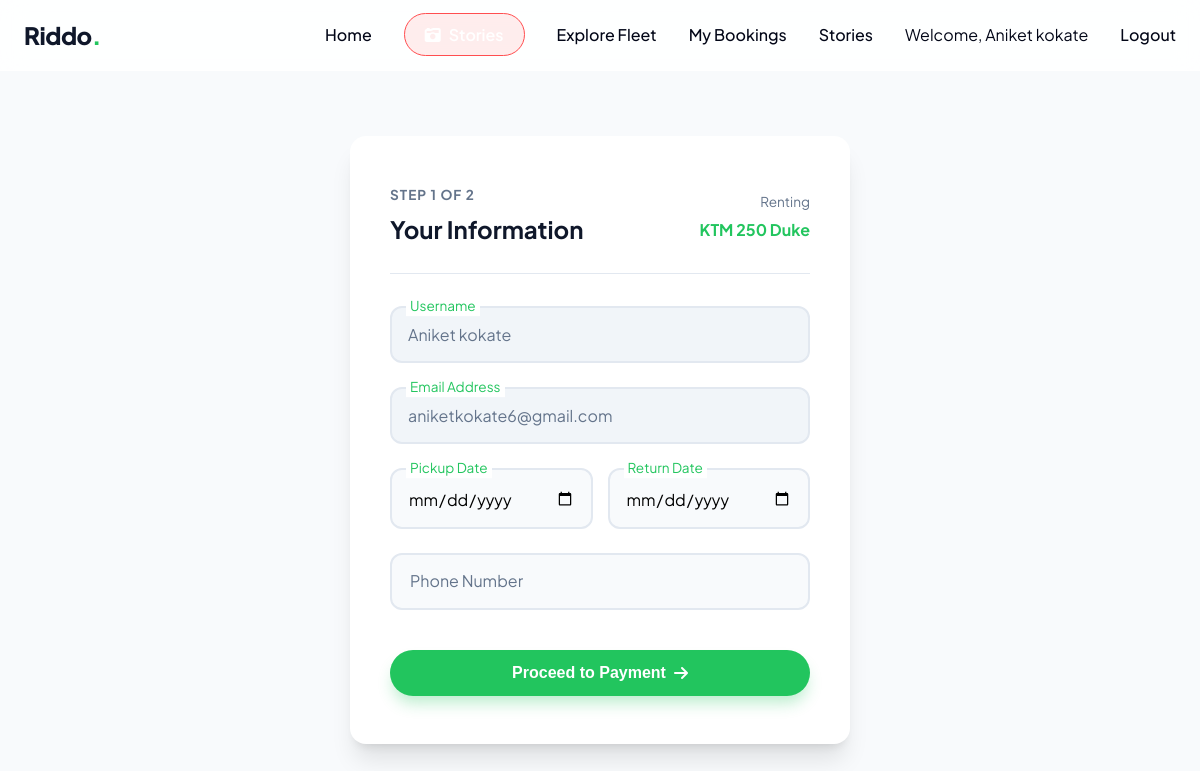
Screenshot of /rental/rent/2/userinfo (signed in) with the database file from the repository.
### models.py (models this page shows)
class User(db.Model, UserMixin):
    id = db.Column(db.Integer, primary_key=True)
    username = db.Column(db.String(50), unique=True, nullable=False)
    email = db.Column(db.String(120), unique=True, nullable=False) # ✅ NEW EMAIL FIELD
    password = db.Column(db.String(100), nullable=False)
    is_admin = db.Column(db.Boolean, default=False)

class Bike(db.Model):
    id = db.Column(db.Integer, primary_key=True)
    model_name = db.Column(db.String(100), nullable=False)
    price_per_day = db.Column(db.Float, nullable=False)
    image_file = db.Column(db.String(120), nullable=True)
    is_available = db.Column(db.Boolean, default=True)

### rental_bp.py (the view, shortened to what this page needs)
@rental_bp.route("/rent/<int:bike_id>/userinfo", methods=["GET", "POST"])
@login_required
def user_info(bike_id):
    bike = Bike.query.get_or_404(bike_id)
    user = current_user
    return render_template("user_info.html", bike=bike, user=user)

### app.py (called while the page is built)
@login_manager.user_loader
def load_user(user_id):
    return User.query.get(int(user_id))

### rental_bp.py (called while the page is built, shortened)
@rental_bp.app_context_processor
def inject_offer():
    offer = "New Users get 20% off!"
    return {"offer": offer}

### templates/user_info.html
{% extends "base.html" %}
{% block content %}
<div class="auth-wrapper" style="padding-top: 120px;">
    <div class="auth-card" style="max-width: 500px;">
        <div style="display: flex; justify-content: space-between; align-items: center; margin-bottom: 32px; border-bottom: 1px solid #e2e8f0; padding-bottom: 24px;">
            <div>
                <p style="font-size: 0.85rem; text-transform: uppercase; color: var(--text-muted); font-weight: 700; letter-spacing: 1px; margin-bottom: 4px;">Step 1 of 2</p>
                <h3 style="font-size: 1.5rem; color: var(--primary);">Your Information</h3>
            </div>
            <div style="text-align: right;">
                <p style="font-size: 0.85rem; color: var(--text-muted); margin-bottom: 4px;">Renting</p>
                <p style="font-weight: 700; color: var(--accent);">{{ bike.model_name }}</p>
            </div>
        </div>
        <form method="POST" action="{{ url_for('rental.user_info', bike_id=bike.id) }}">
            <div class="form-group">
                <input type="text" name="username" class="form-control" value="{{ user.username }}" readonly style="background-color: #f1f5f9; cursor: not-allowed; color: var(--text-muted);">
                <label class="floating-label" style="top: 0; font-size: 0.85rem; color: var(--accent); background: var(--white);">Username</label>
            </div>
            <div class="form-group">
                <input type="email" name="email" class="form-control" value="{{ user.email }}" readonly style="background-color: #f1f5f9; cursor: not-allowed; color: var(--text-muted);">
                <label class="floating-label" style="top: 0; font-size: 0.85rem; color: var(--accent); background: var(--white);">Email Address</label>
            </div>
            <div style="display: grid; grid-template-columns: 1fr 1fr; gap: 15px;">
                <div class="form-group">
                    <input type="date" name="start_date" class="form-control" required style="padding-top: 18px;">
                    <label class="floating-label" style="top: 0; font-size: 0.85rem; color: var(--accent); background: var(--white);">Pickup Date</label>
                </div>
                <div class="form-group">
                    <input type="date" name="end_date" class="form-control" required style="padding-top: 18px;">
                    <label class="floating-label" style="top: 0; font-size: 0.85rem; color: var(--accent); background: var(--white);">Return Date</label>
                </div>
            </div>
            <div class="form-group">
                <input type="tel" name="phone" class="form-control" placeholder=" " required>
                <label class="floating-label">Phone Number</label>
            </div>
            <button type="submit" class="btn btn-accent" style="width: 100%; margin-top: 16px;">Proceed to Payment <i class="fa-solid fa-arrow-right"></i></button>
        </form>
    </div>
</div>
{% endblock %}

### templates/base.html (shortened to what this page needs)
<!DOCTYPE html>
<html lang="en">
<head>
    <link rel="stylesheet" href="{{ url_for('static', filename='css/style.css') }}">
    <link rel="stylesheet" href="https://cdnjs.cloudflare.com/ajax/libs/font-awesome/6.4.0/css/all.min.css">
</head>
<body>
    <nav class="navbar">
    <div class="container nav-container">
        <a href="/" class="logo">Riddo<span>.</span></a>
        <ul class="nav-links">
        <li><a href="/">Home</a></li>
        <li style="list-style: none;">
            <a href="{{ url_for('rental.experiences') }}" style="color: #fff; text-decoration: none; font-weight: 600; padding: 10px 20px; border-radius: 50px; background: rgba(255, 78, 80, 0.1); border: 1px solid #ff4e50; transition: 0.3s;">
                <i class="fa-solid fa-camera-retro" style="margin-right: 8px;"></i>Stories
            </a>
        </li>
        <li><a href="{{ url_for('rental.list_bikes') }}">Explore Fleet</a></li>
        {% if current_user.is_authenticated %}
            <a href="{{ url_for('rental.my_bookings') }}">My Bookings</a>
            <a href="{{ url_for('rental.experiences') }}">Stories</a>
            <span>Welcome, {{ current_user.username }}</span>
            <a href="{{ url_for('auth.logout') }}">Logout</a>
        {% else %}
            <a href="{{ url_for('auth.login') }}">Login</a>
            <a href="{{ url_for('auth.register') }}">Register</a>
        {% endif %}
        </ul>
    </div>
</nav>
    <main>
        {% block content %}{% endblock %}
    </main>
</body>
</html>

### static/css/style.css (style rules this page uses)
:root { --primary: #0f172a; --accent: #22c55e; --accent-hover: #16a34a; --bg-light: #f8fafc; --text-main: #020617; --text-muted: #64748b; --white: #ffffff; --glass-bg: rgba(255, 255, 255, 0.85); --glass-border: rgba(255, 255, 255, 0.3); --shadow-sm: 0 4px 6px -1px rgba(0, 0, 0, 0.05); --shadow-lg: 0 20px 25px -5px rgba(0, 0, 0, 0.1), 0 8px 10px -6px rgba(0, 0, 0, 0.1); --radius: 16px; --transition: all 0.3s cubic-bezier(0.4, 0, 0.2, 1); }
* { margin: 0; padding: 0; box-sizing: border-box; }
body { font-family: 'Plus Jakarta Sans', sans-serif; background-color: var(--bg-light); color: var(--text-main); line-height: 1.6; -webkit-font-smoothing: antialiased; }
a { text-decoration: none; color: inherit; }
ul { list-style: none; }
.container { max-width: 1200px; margin: 0 auto; padding: 0 24px; }
.btn { display: inline-flex; align-items: center; justify-content: center; padding: 14px 28px; font-size: 1rem; font-weight: 600; border-radius: 50px; cursor: pointer; transition: var(--transition); border: none; gap: 8px; }
.btn-accent { background-color: var(--accent); color: var(--white); box-shadow: 0 10px 15px -3px rgba(34, 197, 94, 0.3); }
.navbar { position: fixed; top: 0; width: 100%; background: var(--glass-bg); backdrop-filter: blur(12px); -webkit-backdrop-filter: blur(12px); border-bottom: 1px solid var(--glass-border); z-index: 1000; padding: 16px 0; transition: var(--transition); }
.nav-container { display: flex; justify-content: space-between; align-items: center; }
.logo { font-size: 1.5rem; font-weight: 800; color: var(--primary); letter-spacing: -0.5px; }
.logo span { color: var(--accent); }
.nav-links { display: flex; gap: 32px; align-items: center; }
.nav-links a { font-weight: 500; color: var(--text-main); transition: var(--transition); }
.auth-wrapper { min-height: 100vh; display: flex; align-items: center; justify-content: center; padding: 100px 24px 40px; }
.auth-card { background: var(--white); width: 100%; max-width: 440px; border-radius: var(--radius); padding: 48px 40px; box-shadow: var(--shadow-lg); }
.form-group { position: relative; margin-bottom: 24px; }
.form-control { width: 100%; padding: 16px 16px 16px 16px; border: 2px solid #e2e8f0; border-radius: 12px; font-family: inherit; font-size: 1rem; background-color: #f8fafc; transition: var(--transition); outline: none; }
.floating-label { position: absolute; top: 50%; left: 16px; transform: translateY(-50%); color: var(--text-muted); pointer-events: none; transition: var(--transition); font-size: 1rem; background: transparent; padding: 0 4px; }
.form-control:focus ~ .floating-label, .form-control:not(:placeholder-shown) ~ .floating-label { top: 0; font-size: 0.85rem; color: var(--accent); background: var(--white); }

### rows the page displays
User: username "Aniket kokate", email "aniketkokate6@gmail.com"
Bike: model_name "KTM 250 Duke"
